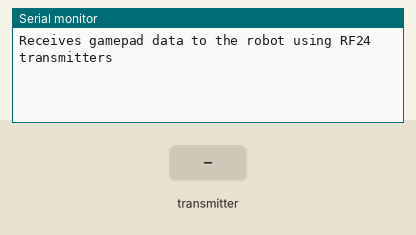
Bench run of a sketch on a simulated Arduino Mega 2560, built with avr-gcc and run on an emulated ATmega2560. On the bench: the last lines printed to the serial monitor. The test bench sets the inputs (shaded band). No radio packets arrive unless stated.

Above: at 1.2 s.
1.3 s: the transmitter starts sending _micros = 0
At 2.2 s:
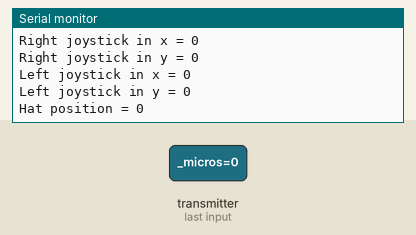
2.8 s: the transmitter starts sending hatPosition = 256
4.3 s: the transmitter starts sending leftX = 256
At 5.0 s:
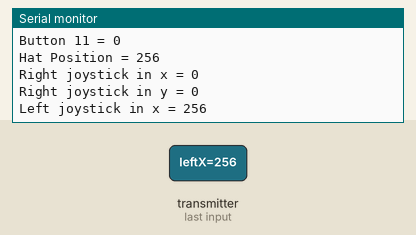
5.8 s: the transmitter starts sending leftY = 256
7.3 s: the transmitter starts sending rightX = 256
Timing chart, 0 to 7.9 s (numbered marks = the images above; inputs shaded):
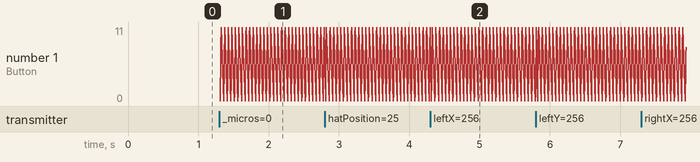

The sketch:

arduino_receiver_controller.ino
```cpp
/*
 * Erik-Olivier Riendeau, McGill Jeux du Genie, 2016 .
 *
 * Communication system part 2 THIS IS THE RECEIVER
 *
 * This code handles the arduino MEGA connected to the robot. The code receives the
 * data coming from the gamepad though a pair of RF24 transmitters.
 *
 * The proces is the following:
 *
 * Logitech Controller -> usb -> Processing program -> Sender arduino program ->
 * Serial commmunication (usb) -> Arduino -> RF24 -> RF24 -> this.Arduino program.
 *
 * There is 13 buttons on the logitech controller, 2 joysticks and 1 hat.
 *
 * Required libraries are:
 *  ->Vsync to synchronize variables between Arduino and
 *    processing. You can download and get more information here :
 *    http://erniejunior.github.io/VSync-for-Processing/
 *  ->RF24 to transfer data from the transmitter
 *    https://maniacbug.wordpress.com/2011/03/19/2-4ghz-rf-radio-transceivers-and-library-8/
 *
 * The arduino is an arduino MEGA, so some pins needs to be adjusted from the following
 * library,
 * The RF24 is connected to the Arduino as followed:
 * (  https://arduino-info.wikispaces.com/Nrf24L01-2.4GHz-HowTo )
 * It is wired following the way it was wired in the TMRh20 library.
 * ( RF24 pin --> Arduino pin )
 *  1 (GND) --> GND
 *  2 (VCC) --> 3.3v
 *  3 (CE) --> 49
 *  4 (CSN) --> 53
 *  5 (SCK) --> 52
 *  6 (MOSI) --> 51
 *  7 (MISO) --> 50
 *  8 (IRQ) --> NOT USED
 *
 * The code is maily adapted from
 * https://arduino-info.wikispaces.com/Nrf24L01-2.4GHz-ExampleSketches#js1
 * for what concerns the data transmission between the two arduinos.
 *
 * This code also controls the robot itself as it is uploaded in the Arduino mega in the robot.
 */


// ------------------ import needed libraries --------------- //
#include <SPI.h>
#include "RF24.h"
#include "printf.h"

// --------------- used pins definition for arduino ---------- //
#define CE_PIN  49
#define CSN_PIN 53
// even though there are 4 motors, the 2 at the right are linked together and the two at the left are linked together
// effectively there are 2 sets of motors which are considered the right and left motors.
#define MOTOR_DIR_L 5 // digital left direction
#define MOTOR_SPD_L 4 // analog left speed
#define MOTOR_DIR_R 3 // digital right direction
#define MOTOR_SPD_R 2 // analog right speed

// -------------------- declare object ----------------- //
RF24 radio(CE_PIN, CSN_PIN);


// -------------------- declare variables ----------------- /


// Debug variables to pass back to processing using vSync.
int debugVal0, debugVal1, debugVal2, debugVal3;

byte addresses[][6] = {"1Node", "2Node"}; // name of the pipes
unsigned long timeNow; // grabs current time
unsigned long started_waiting_at;
boolean timeout;

//boolean hasHardware = false; // allows testing w/o hardware
boolean hasHardware = true;

// motor variables
int direction = 0;
int rotation_side = 0;
int speed_right = 0;
int speed_left = 0;

// Joystick input variables -- received from the vSync library object
struct dataStruct{
  unsigned long _micros; // save response time
  int hatPosition, leftX, leftY, rightX, rightY; //
  int button[13];
} myData;


// ----------------- SETUP RUNS ONCE! --------------------- //
void setup() {
  Serial.begin(115200); // transmission baudrate of 115200
  // the F() macro puts the printf() formatting strings into flash.
  Serial.println(F("Receives gamepad data to the robot using RF24 transmitters"));
  printf_begin(); // needed for "printDetails"

  radio.begin(); // initialize radio
  radio.setChannel(108); // from 1 to 127, higher values are above wifi frequencies
  radio.setDataRate(RF24_250KBPS); // data rate set

  // set the power amplifier level of the rf24 to low in order to avoid problems
  radio.setPALevel(RF24_PA_LOW);

  // open the writing and reading pipe on each radio with opposite addresses
  radio.openWritingPipe(addresses[1]);
  radio.openReadingPipe(1, addresses[0]);

  // start radio listening for data
  radio.startListening();

  // set pin modes for motors
  pinMode(MOTOR_DIR_L, INPUT);
  pinMode(MOTOR_DIR_R, INPUT);
  pinMode(MOTOR_SPD_L, INPUT);
  pinMode(MOTOR_SPD_R, INPUT);


  // debugging informations
  radio.printDetails();


}
// ------------------- LOOPS CONSTANTLY ------------------------ //
void loop() {

	// ----------------------- automation part ----------------------- //


    if ( radio.available())
    {

      while (radio.available())   // While there is data ready to be retrieved from the receive pipe
      {
        radio.read( &myData, sizeof(myData) );             // Get the data
      }

      radio.stopListening();                               // First, stop listening so we can transmit
      radio.write( &myData, sizeof(myData) );              // Send the received data back.
      radio.startListening();                              // Now, resume listening so we catch the next packets.

      Serial.print(F("Packet Received - Sent response "));  // Print the received packet data
      Serial.println(myData._micros);
      // add commands received from the gamepad
      for (int i = 0; i < 12; i++){
        Serial.print(F("Button "));
        Serial.print(i);
        Serial.print(F(" = "));
      	Serial.println(myData.button[i]);
      }
      Serial.print(F("Hat Position = "));
      Serial.println(myData.hatPosition);
      Serial.print(F("Right joystick in x = "));
      Serial.println(myData.rightX);
      Serial.print(F("Right joystick in y = "));
      Serial.println(myData.rightY);
      Serial.print(F("Left joystick in x = "));
      Serial.println(myData.leftX);
      Serial.print(F("Left joystick in y = "));
      Serial.println(myData.leftY);
      Serial.print(F("Hat position = "));
      Serial.println(myData.hatPosition);

    }
    if (hasHardware)
    {
    	// ------------------ driving system  ----------------- //

    	// only the left side of the gamepad is considered atm for the driving system
    	if ( ( myData.leftX < -3 && myData.leftX > 3 ) || ( myData.leftY < -3 && myData.leftY > 3)){

	    	// the y axis on the joystick represents the speed
	    	if (myData.leftY < 0){ // third or fourth quadrants
	    		myData.leftY *= -1; // the speed itself is always positive, what changes is the direction
	    		direction = 0;
	    	} else { // first or second quadrants
	    		direction = 1;
	    	}

	    	// make sure the speed is between 0 and 255
	    	if (myData.leftY < 0){
	    		myData.leftY = 0;
	    	} else if (myData.leftY > 255){
	    		myData.leftY = 255;
	    	}
	    	// saves speeds
	    	speed_right = myData.leftY;
	    	speed_left = myData.leftY;

	    	// determine whether the robot is moving forwards or backwards
	    	if ( direction == 1){ // first or second quadrants
	    		digitalWrite(MOTOR_DIR_R, HIGH);
	    		digitalWrite(MOTOR_DIR_L, HIGH); // both motors go forward ( HIGH IS FORWARDS )
	    	} else if ( direction == 0){ // third or fourth quadrants
	    		digitalWrite(MOTOR_DIR_R, LOW);
	    		digitalWrite(MOTOR_DIR_L, LOW); // both motors go backwards ( LOW IS BACKWARDS)
	    	}

	    	// difference between the speeds of the two motors
	    	if ( myData.leftX < 0){ // second or third quadrants
	    		myData.leftX *= -1;
	    		if ( myData.leftX > 127){
	    			speed_right -= (myData.leftX-127)*2; // right motor starts decreasing at 127
	    		}
	    		speed_left -= myData.leftX*2; // left motor stops at 127
	    		if (speed_left < 0){ // make sure the speed is not negative
	    			speed_left = 0;
	    		}

	    	} else { // the first and fourth quadrants
	   			if ( myData.leftX > 127 ){
	   				speed_left -= (myData.leftX-127)*2; // left motor starts decreasing at 127
	   			}
	   			speed_right -= (myData.leftX*2); // right motor stops at 127
	   			if (speed_right < 0){ // make sure the speed is not negative
	   				speed_right = 0;
	   			}
	    	}
	    	// make sure the final speed is between 0 and 255
	    	if ( speed_right > 255 ) speed_right = 255;
	    	if ( speed_right < 0) speed_right = 0;
	    	if ( speed_left > 255) speed_left = 255;
	    	if ( speed_left < 0) speed_left = 0;
	    	// advances the robot according to the correct speed
	    	analogWrite(MOTOR_SPD_R, speed_right);
	    	analogWrite(MOTOR_SPD_L, speed_left);
	    }

    	// when you click on lt or rt , the robot rotates 45 degrees in the correct direction
	    // lt
	    if ( myData.button[6] ){ // TODO DETERMINE CORRECT BUTTON
	    	// i need the tachometer
	    }
	    // rt
	    if ( myData.button[7]){ // TODO DETERMINE CORRECT BUTON
	    	// i need the tachometer
	    }


    	// ------------------ cannon -------------------------- //


    	// ------------------- pole climbers ------------------- //
    }
}
```

Measured:
- after the input at 1.3 s, the serial monitor: prints a new line at once (image 1)
- after the input at 4.3 s, the serial monitor: prints a new line at once (image 2)
